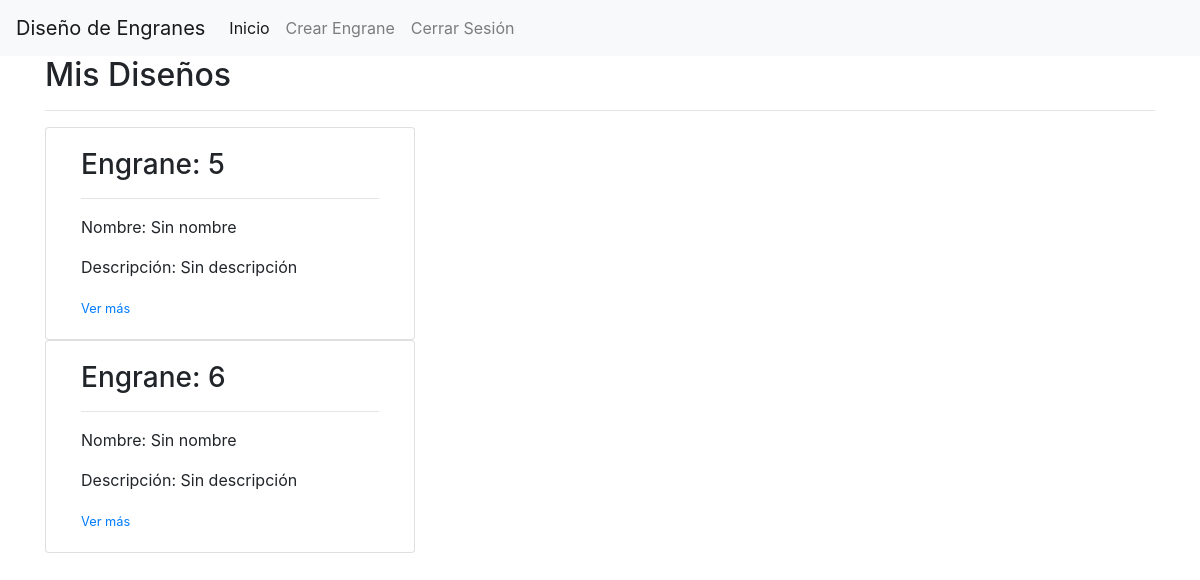
Page /1/ (signed in) on the earlier database version.
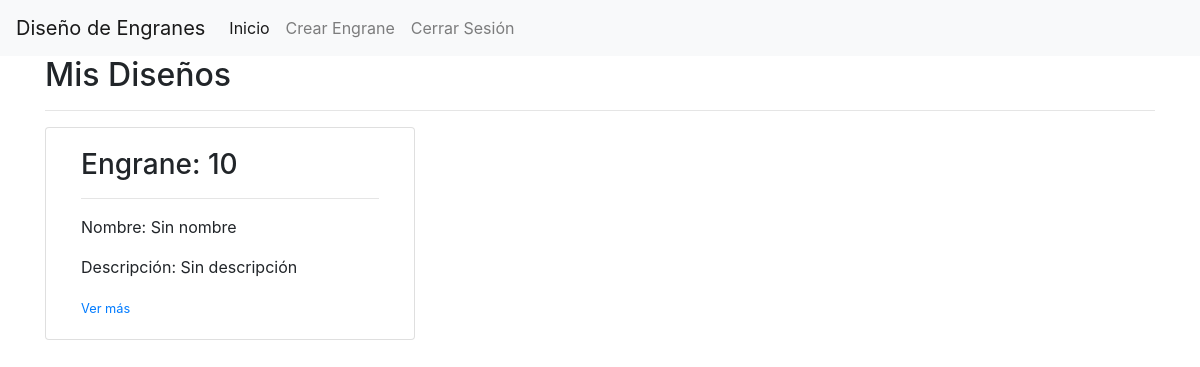
Same page on the later database version.
### design/models.py (models this page shows)
class Gear(models.Model):
    Np_CHOICES = (
        (12.0, 12.0),
        (18.0, 18.0),
        (32.0, 32.0),
    )
    user = models.ForeignKey(
        User,
        on_delete=models.CASCADE,
    )
    fs = models.FloatField(
        'Factor de servicio',
        null=True,
    )
    HP = models.FloatField(
        'Potencia de motor',
        null=True,
    )
    Np = models.FloatField(
        'Dientes del piñón',
        choices=Np_CHOICES,
        null=True,
    )
    angle = models.FloatField(
        'Ángulo',
        null=True,
    )
    Pd = models.FloatField(
        'Paso diametral',
        null=True,
    )
    Wg = models.FloatField(
        'RPMs del engrane',
        null=True,
    )
    Wp = models.FloatField(
        'RPMs del piñón',
        null=True,
    )
    PotD = models.FloatField(
        'Potencia de diseño',
        null=True,
    )
    Ng = models.FloatField(
        'Dientes del engrane',
        null=True,
    )
    RV = models.FloatField(
        'Relación de Velocidad',
        null=True,
    )
    Dp = models.FloatField(
        'Diametro de paso del piñón',
        null=True,
    )
    Dg = models.FloatField(
        'Diametro de paso del engrane',
        null=True,
    )
    P = models.FloatField(
        'Paso circular',
        null=True,
    )
    Vt = models.FloatField(
        'Velocidad tangencial',
        null=True,
    )
    C = models.FloatField(
        'Distancia entre centros',
        null=True,
    )
    Ft = models.FloatField(
        'Fuerza transmitida',
        null=True,
    )
    F = models.FloatField(
        'Ancho de la cara',
        null=True,
    )
    Cp = models.FloatField(
        'Constante de elasticidad',
        null=True,
    )
    Av = models.IntegerField(
        'Calidad',
        null=True,
    )
    Jp = models.FloatField(
        'Factor geométrico del piñón',
        null=True,
    )
    Jg = models.FloatField(
        'Factor geométrico del engrane',
        null=True,
    )
    I = models.FloatField(
        'Factor geométrico',
        null=True,
    )
    kv = models.FloatField(
        'Factor dinámico',
        null=True,
    )
    kb = models.FloatField(
        'Factor de espesor de la corona',
        default=1.0,
    )
    SF = models.FloatField(
        'Factor de seguridad',
        default=1.0,
    )
    kr = models.FloatField(
        'Factor de confiabilidad',
        default=1.0,
    )
    ks = models.FloatField(
        'Factor de tamaño',
        null=True,
    )
    km = models.FloatField(
        'Factor de distribución de carga',
        null=True,
    )
    Cpf = models.FloatField(
        'Factor de proporción del piñón',
        null=True,
    )
    Cma = models.FloatField(
        'Factor de alineación',
        null=True,
    )
    addendum = models.FloatField(
        'Addendum',
        null=True,
    )
    dedendum = models.FloatField(
        'Dedendum',
        null=True,
    )
    clair = models.FloatField(
        'Claro',
        null=True,
    )
    Dep = models.FloatField(
        'Diametro exterior del piñón',
        null=True,
    )
    Deg = models.FloatField(
        'Diametro exterior del engrane',
        null=True,
    )
    Drp = models.FloatField(
        'Diametro de raíz del piñón',
        null=True,
    )
    Drg = models.FloatField(
        'Diametro de raíz del engrane',
        null=True,
    )
    depth_total = models.FloatField(
        'Profunidad total',
        null=True,
    )
    work_depth = models.FloatField(
        'Profunidad de trabajo',
        null=True,
    )
    t = models.FloatField(
        'Espesor de diente',
        null=True,
    )
    Dbp = models.FloatField(
        'Diametro de círculo base del piñón',
        null=True,
    )
    Dbg = models.FloatField(
        'Diametro de círculo base del engrane',
        null=True,
    )
    Ep = models.FloatField(
        'Módulo de elasticidad del piñón',
        null=True,
    )
    Eg = models.FloatField(
        'Módulo de elasticidad del engrane',
        null=True,
    )
    Vp = models.FloatField(
        'Cte de poison del piñón',
        null=True,
    )
    Vg = models.FloatField(
        'Cte de poison del engrane',
        null=True,
    )
    hrs = models.FloatField(
        'Horas de trabajo por día',
        null=True,
    )
    L = models.FloatField(
        'Vida del componente',
        null=True,
    )
    q = models.FloatField(
        'Aplicaciones de carga por rev',
        null=True,
    )
    Ncp = models.FloatField(
        'Vida del piñón en ciclos',
        null=True,
    )
    Ncg = models.FloatField(
        'Vida del engrane en ciclos',
        null=True,
    )
    Ynp = models.FloatField(
        'Factor de fuerza por estres del piñón',
        null=True,
    )
    Znp = models.FloatField(
        'Factor de resistencia por picaduras del piñón',
        null=True,
    )
    Yng = models.FloatField(
        'Factor de fuerza por estres del engrane',
        null=True,
    )
    Zng = models.FloatField(
        'Factor de resistencia por picaduras del engrane',
        null=True,
    )
    Stp = models.FloatField(
        'Esfuerzo de flexión en el piñón',
        null=True,
    )
    Stg = models.FloatField(
        'Esfuerzo de flexión en el engrane',
        null=True,
    )
    Satp = models.FloatField(
        'Esfuerzo de flexión ajustado en el piñón',
        null=True,
    )
    Satg = models.FloatField(
        'Esfuerzo de flexión ajustado en el engrane',
        null=True,
    )
    Sc = models.FloatField(
        'Esfuerzo de contacto',
        null=True,
    )
    Sacp = models.FloatField(
        'Esfuerzo de contacto ajustado en el piñón',
        null=True,
    )
    Sacg = models.FloatField(
        'Esfuerzo de contacto ajustado en el engrane',
        null=True,
    )
    HBp = models.FloatField(
        'Dureza Brinell para el piñón',
        null=True,
    )
    HBg = models.FloatField(
        'Dureza Brinell para el engrane',
        null=True,
    )
    materialp = models.CharField(
        'Material del piñón',
        max_length=100,
        null=True,
    )
    materialg = models.CharField(
        'Material del engrane',
        max_length=100,
        null=True,
    )
    class Meta:
        verbose_name = "Gear"
        verbose_name_plural = "Gears"
    def __str__(self):
        return 'Engrane: {}'.format(self.id)
    def get_absolute_url(self):
        return reverse('design:gear', args=[self.user.id, self.id])

### design/views.py (the view)
class UserDetail(LoginRequiredMixin, DetailView):
    model = User
    pk_url_kwarg = 'user_id'
    template_name = "users/user.html"
    context_object_name = 'user'

### templates/users/user.html (shortened to what this page needs)
{% extends "base.html" %}
{% load static from staticfiles %}
{% load widget_tweaks %}
{% block content %}
  <div class="content">
    <h2>Mis Diseños</h2>
    <hr>
    {% for gear in user.gear_set.all %}
      <div class="card col-4">
        <div class="card-body">
          <h3>{{ gear }}</h3>
          <hr>
          <p>Nombre: {{ gear.name|default:'Sin nombre' }}</p>
          <p>Descripción: {{ gear.description|default:'Sin descripción' }}</p>
          <small><a href="{{gear.get_absolute_url}}">Ver más</a></small>
        </div>
      </div>
    {% endfor %}
  </div>
{% endblock content %}

### templates/base.html (shortened to what this page needs)
{% load static from staticfiles %}
{% load widget_tweaks %}
<!DOCTYPE html>
<html>
<head>
  <link rel="stylesheet" href="https://stackpath.bootstrapcdn.com/bootstrap/4.3.1/css/bootstrap.min.css">
  <link rel="stylesheet" href="https://use.fontawesome.com/releases/v5.3.1/css/all.css">
</head>
<body>
  <nav class="navbar navbar-expand-lg navbar-light bg-light">
    <a class="navbar-brand" href="#">Diseño de Engranes</a>
    <div class="collapse navbar-collapse" id="navbarNav">
      <ul class="navbar-nav">
        <li class="nav-item active">
          <a class="nav-link" href="/">Inicio</a>
        </li>
        <li class="nav-item">
          <a class="nav-link" href="{% url 'design:create' %}">Crear Engrane</a>
        </li>
        <li class="nav-item">
          <a class="nav-link" href="{% url 'users:logout' %}">Cerrar Sesión</a>
        </li>
      </ul>
    </div>
  </nav>
  <div class="container">
    {% block content %}{% endblock content %}
  </div>
</body>
</html>

Differences in the rows shown:
removed Gear: id "Engrane: 5", name "Sin nombre", description "Sin descripción"
removed Gear: id "Engrane: 6", name "Sin nombre", description "Sin descripción"
added Gear: id "Engrane: 10", name "Sin nombre", description "Sin descripción"
